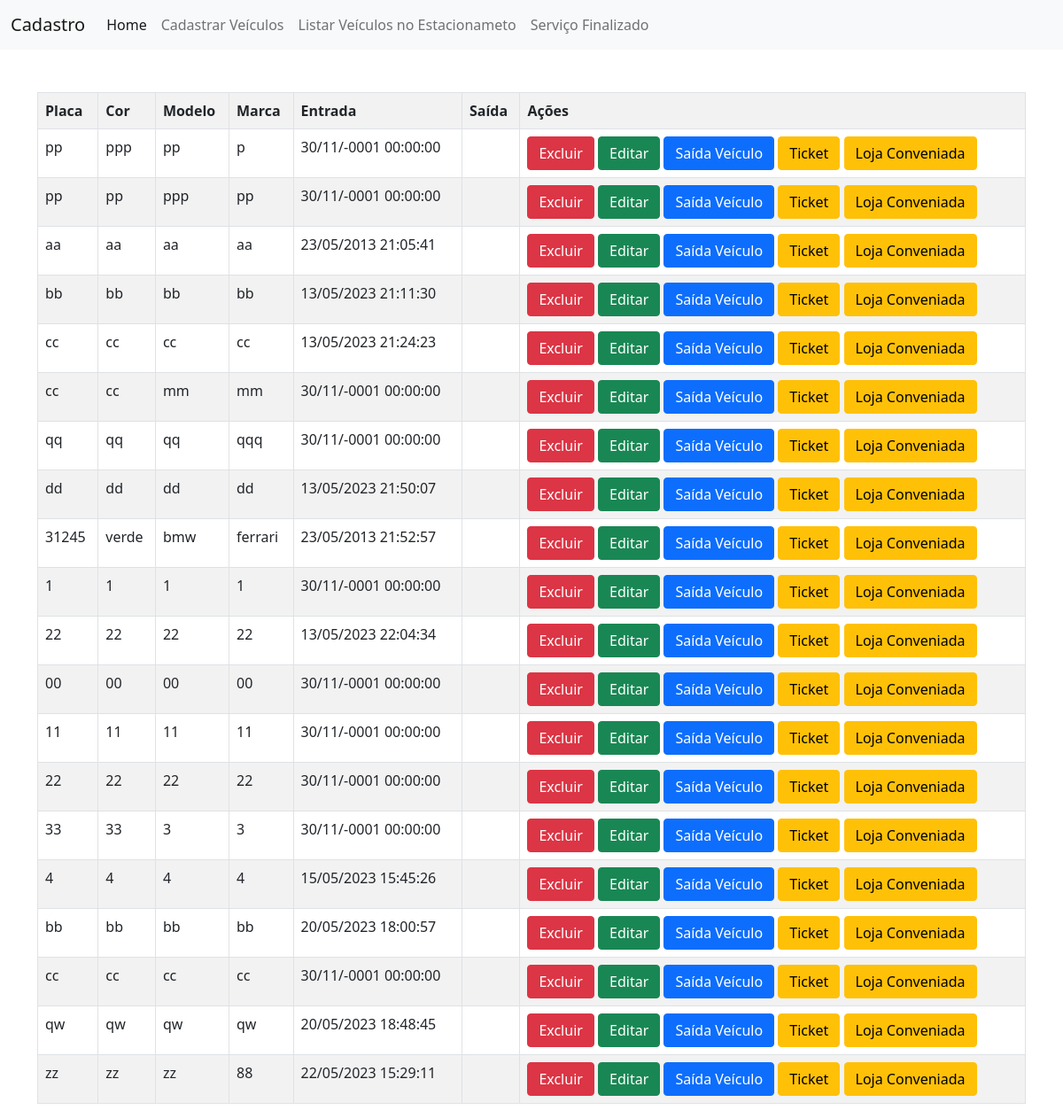
Screenshot of /view/telaUsuario.php?page=listarVeiculoEstacinamento with the database file from the repository.
### tables this page shows
CREATE TABLE `horarios` (
  `id` int(11) NOT NULL,
  `entrada` datetime DEFAULT NULL,
  `placa` varchar(220) NOT NULL,
  `cor` varchar(220) NOT NULL,
  `modelo` varchar(220) NOT NULL,
  `marca` varchar(220) NOT NULL,
  `data_cadastro` timestamp NOT NULL DEFAULT current_timestamp() ON UPDATE current_timestamp(),
  `saida` datetime DEFAULT NULL,
  `lojaConv` varchar(220) NOT NULL
);

### model/historicoAtualVeiculo.php (the view)
<?php
   include_once '../dao/config.php';
  $sql = "SELECT * FROM horarios where saida is null";
   $res = $conn->query($sql);
   $qtd = $res->num_rows;
   if($qtd > 0){
       print "<table class='table table-hover table-striped table-bordered'>";
       print "<tr>";
           print "<th>Placa</th>";
           print "<th>Cor</th>";
           print "<th>Modelo</th>";
           print "<th>Marca</th>";
           print "<th>Entrada</th>";
           print "<th>Saída</th>";
           print "<th>Ações</th>";
           print "</tr>";
       while($row = $res->fetch_object()){
           print "<tr>";
           print  "<td>".$row->placa."</td>";
           print  "<td>".$row->cor."</td>";
           print  "<td>".$row->modelo."</td>";
           print  "<td>".$row->marca."</td>";
           $entradas = $row->entrada;
$entrada = (new DateTime($entradas))->format('d/m/Y H:i:s');
           print  "<td>".$entrada."</td>";
           print  "<td>".$row->saida."</td>";
           print "<td>
                       <button onclick=\"if(confirm ('Tem certeza que deseja excluir?')){
                           location.href='?page=salvar&acao=excluir&id=".$row->id."';
                       }else{false}\"
                       class='btn btn-danger'>Excluir</button>
                       <button onclick=\"location.href='?page=editar&id=".$row->id."';\"
                        class='btn btn-success'>Editar</button>
                       <button onclick=\"if(confirm ('Tem certeza que deseja realizar a saída ?')){
                        location.href='?page=salvar&acao=saida&id=".$row->id."';
                       }else{false}\"
                       class='btn btn-primary'>Saída Veículo</button>
                       <button onclick=\"if(confirm ('Ticket do veículo!!')){
                        location.href='?page=salvar&acao=ticket&id=".$row->id."';
                    }else{false}\"
                    class='btn btn-warning'>Ticket</button>
                    <button onclick=\"if(confirm ('Ticket do veículo!!')){
                        location.href='?page=salvar&acao=ticketConv&id=".$row->id."';
                    }else{false}\"
                    class='btn btn-warning'>Loja Conveniada</button>
                   </td>";
           print "</tr>";
       }
       print "</table>";
       }else{
           print "<p class= 'alert alert-danger'>Não foi encontrado resultados!</p>";
       }
?>

### rows the page displays
horarios: placa "pp", cor "ppp", modelo "pp", marca "p", entrada "30/11/-0001 00:00:00"
horarios: placa "pp", cor "pp", modelo "ppp", marca "pp", entrada "30/11/-0001 00:00:00"
horarios: placa "aa", cor "aa", modelo "aa", marca "aa", entrada "23/05/2013 21:05:41"
horarios: placa "bb", cor "bb", modelo "bb", marca "bb", entrada "13/05/2023 21:11:30"
horarios: placa "cc", cor "cc", modelo "cc", marca "cc", entrada "13/05/2023 21:24:23"
horarios: placa "cc", cor "cc", modelo "mm", marca "mm", entrada "30/11/-0001 00:00:00"
horarios: placa "qq", cor "qq", modelo "qq", marca "qqq", entrada "30/11/-0001 00:00:00"
horarios: placa "dd", cor "dd", modelo "dd", marca "dd", entrada "13/05/2023 21:50:07"
horarios: placa "31245", cor "verde", modelo "bmw", marca "ferrari", entrada "23/05/2013 21:52:57"
horarios: placa "1", cor "1", modelo "1", marca "1", entrada "30/11/-0001 00:00:00"
horarios: placa "22", cor "22", modelo "22", marca "22", entrada "13/05/2023 22:04:34"
horarios: placa "00", cor "00", modelo "00", marca "00", entrada "30/11/-0001 00:00:00"
horarios: placa "11", cor "11", modelo "11", marca "11", entrada "30/11/-0001 00:00:00"
horarios: placa "22", cor "22", modelo "22", marca "22", entrada "30/11/-0001 00:00:00"
horarios: placa "33", cor "33", modelo "3", marca "3", entrada "30/11/-0001 00:00:00"
horarios: placa "4", cor "4", modelo "4", marca "4", entrada "15/05/2023 15:45:26"
horarios: placa "bb", cor "bb", modelo "bb", marca "bb", entrada "20/05/2023 18:00:57"
horarios: placa "cc", cor "cc", modelo "cc", marca "cc", entrada "30/11/-0001 00:00:00"
horarios: placa "qw", cor "qw", modelo "qw", marca "qw", entrada "20/05/2023 18:48:45"
horarios: placa "zz", cor "zz", modelo "zz", marca "88", entrada "22/05/2023 15:29:11"
